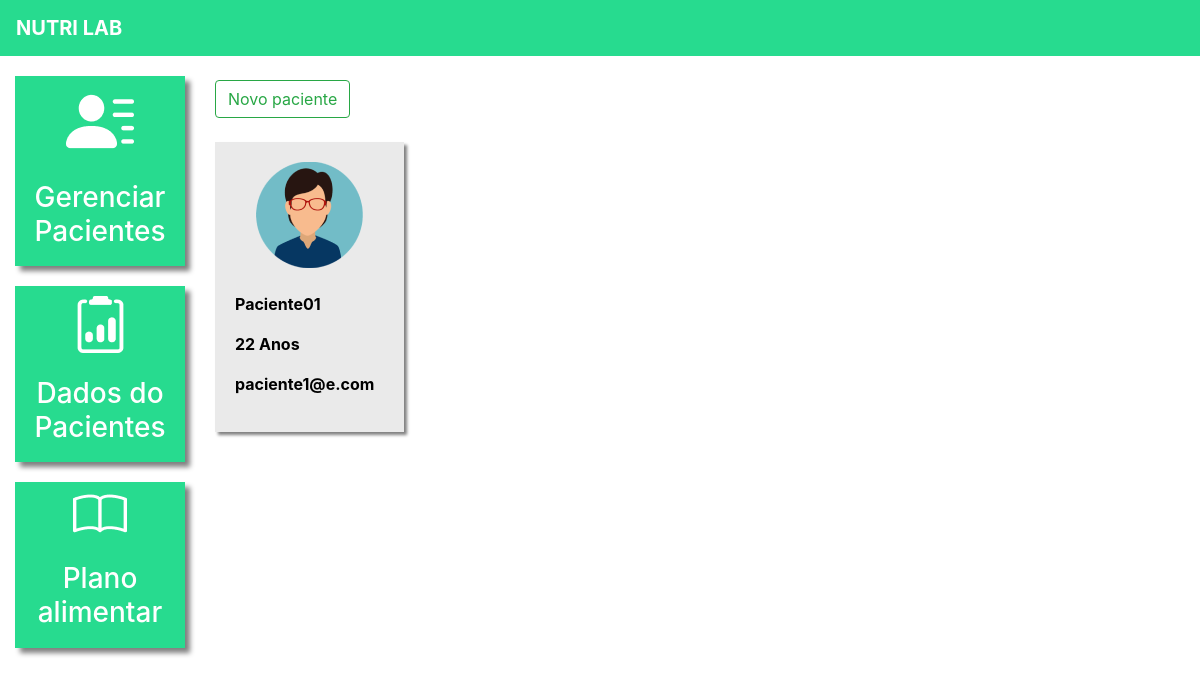
Before: /pacientes/ (signed in) with the older database file.
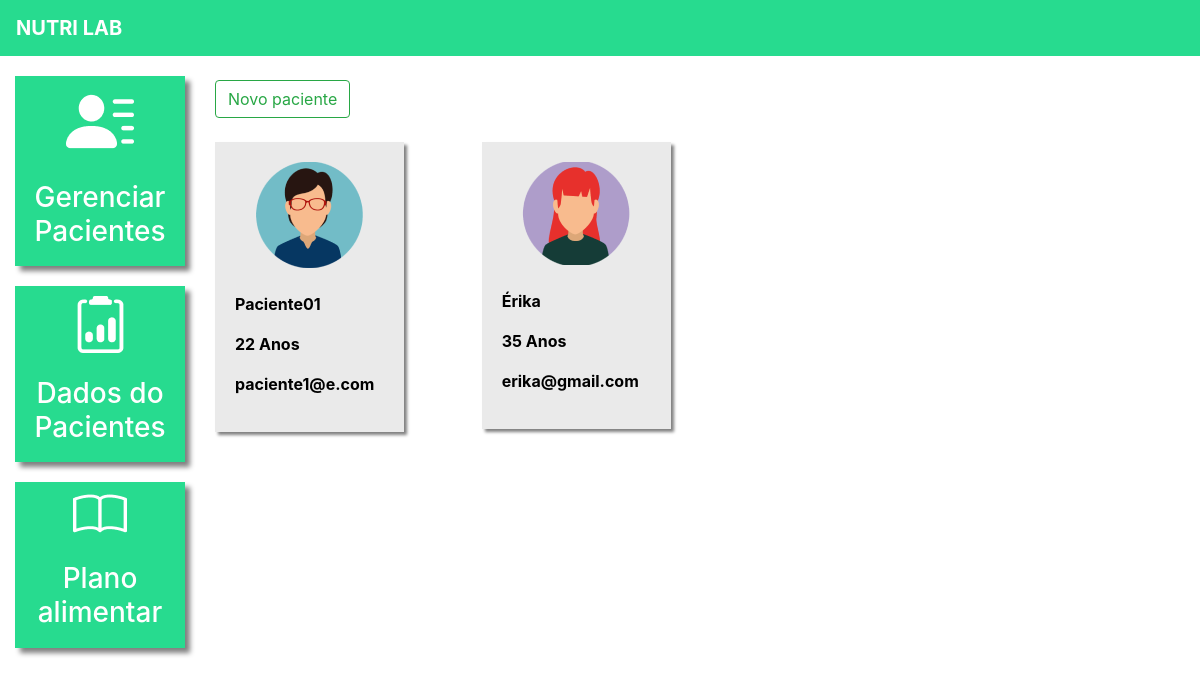
After: the same page with the newer database file.
### plataforma/models.py (models this page shows, shortened)
class Pacientes(models.Model):
    choices_sexo = (('F', 'Feminino'),
                    ('M', 'Maculino'))
    nome = models.CharField(max_length=50)
    sexo = models.CharField(max_length=1, choices=choices_sexo)
    idade = models.IntegerField()
    email = models.EmailField()
    telefone = models.CharField(max_length=19)
    nutri = models.ForeignKey(User, on_delete=models.CASCADE)

### plataforma/views.py (the view, shortened to what this page needs)
# urls.py: path('pacientes/', views.pacientes, name='pacientes'),
@login_required(login_url='/auth/logar/')
def pacientes(request):
    if request.method == "GET":
        pacientes = Pacientes.objects.filter(nutri=request.user)
        return render(request, 'pacientes.html', {'pacientes': pacientes})

### plataforma/templates/pacientes.html (shortened to what this page needs)
{% extends 'base_plataforma.html' %}
{% load static %}
{% block 'plataforma' %}
    <br>
<button type="button" class="btn btn-outline-success" data-toggle="modal" data-target="#modal">
  Novo paciente
</button>
    <br>
    <br>
    <div  class="row">
        {% for paciente in pacientes %}
        <div class="col-md-4">
            <a href="{% url 'dados_paciente' paciente.id %}" class="link-hover">
                <div class="card-paciente">
                    <div class="foto-perfil">
                        {% if paciente.sexo == "M" %}
                            <img src="{% static 'plataforma/img/perfil2.png' %}">
                        {% else %}
                            <img src="{% static 'plataforma/img/perfil1.png' %}">
                        {% endif %}
                    </div>
                    <br>
                    <p class="dados">{{paciente.nome}}</p>
                    <p class="dados">{{paciente.idade}} Anos</p>
                    <p class="dados">{{paciente.email}}</p>
                </div>
            </a>
        </div>
        {% endfor%}
    </div>
{% endblock%}

Changed rows visible on the page:
added Pacientes: nome "Érika", idade "35", email "erika@gmail.com"
